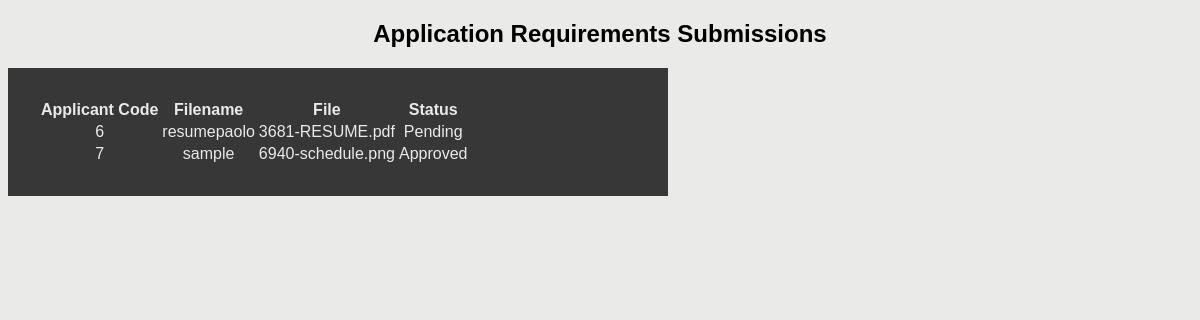
Page /status/index.php on the committed database.
### tables this page shows
CREATE TABLE `files` (
  `id` int(11) NOT NULL,
  `filename` varchar(255) NOT NULL,
  `file` varchar(255) NOT NULL,
  `status` varchar(122) NOT NULL
);

### status/index.php (the view, shortened to what this page needs)
<?php
    include 'header.php';
?>
<html>
<link rel="stylesheet" type="text/css" href="style.css">
<body>
<h2><center>Application Requirements Submissions</center></h2>
<div class="book-container">
<table>
    <thead>
    <tr>
    <th>Applicant Code</th>
    <th>Filename</th>
    <th>File</th>
    <th>Status</th>
    </thead>
    <tbody>
    <?php
         $sql = "SELECT * FROM files";
         $result = mysqli_query($conn, $sql);
         while($row = mysqli_fetch_assoc($result)){
            ?>
            <tr>
        <td align=center><?php echo $row['id']?></td>
        <td align=center><?php echo $row['filename']?></td>
        <td align=center><?php echo $row['file']?></td>
        <td align=center><?php echo $row['status']?></td>
            </tr>
            <?php
        }
    ?>
    </tbody>
    </table>
</div>
</body>
</html>

### status/style.css (style rules this page uses)
body { background-color: #eaeae8; font-family: Helvetica; }
.book-container { width: 600px; background-color: #373737; padding: 30px; color: #eaeae8; text-align: center; }

### rows in the picture
files: id "6", filename "resumepaolo", file "3681-RESUME.pdf", status "Pending"
files: id "7", filename "sample", file "6940-schedule.png", status "Approved"
